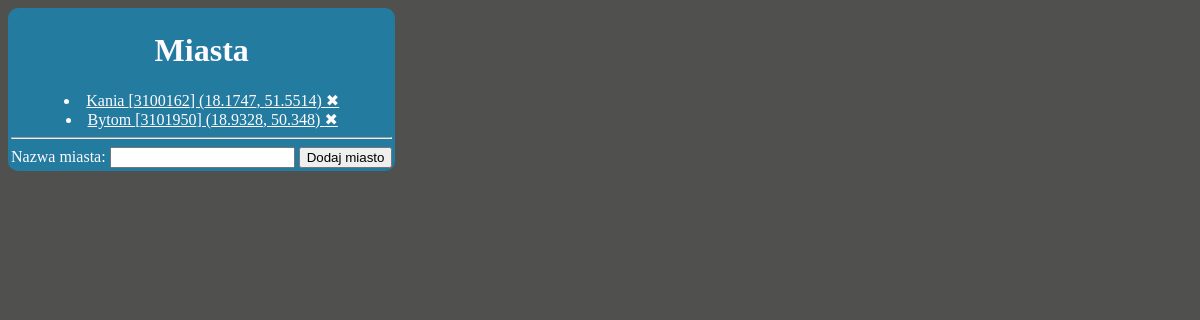
Before: / with the older database file.
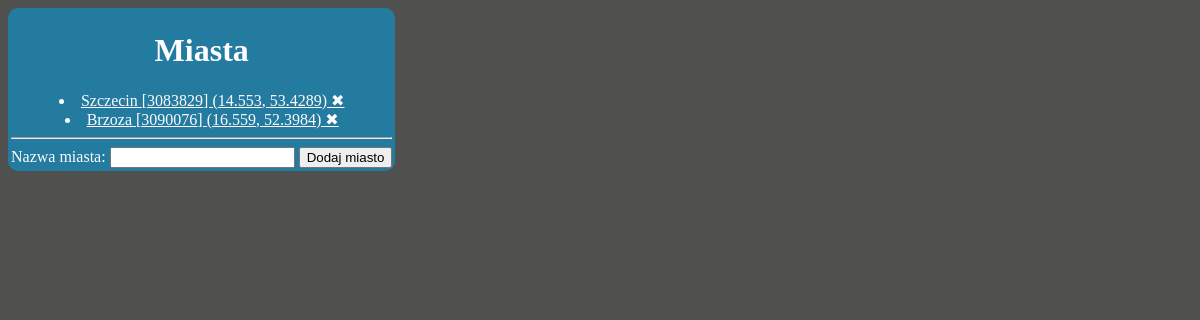
After: the same page with the newer database file.
### weather_stats/models.py (models this page shows, shortened)
class City(models.Model):
    name = models.CharField(max_length=254)
    cityid = models.IntegerField()
    coordlon = models.FloatField()
    coordlat = models.FloatField()

### weather_stats/views.py (the view)
# urls.py: path('', views.index, name='index'),
def index(request):
    miasta = City.objects.all()
    data = {
        'City' : miasta
    }
    return render(request, 'weather_stats/index.html', data)

### weather_stats/templates/weather_stats/index.html (shortened to what this page needs)
{% extends "weather_stats/base.html" %}
{% block body %}
    <h1>Miasta</h1>
    {% for post in City %}
        <li>
            <a href="{{post.id}}">
                {{post.name}} [{{post.cityid}}] ({{post.coordlon}}, {{post.coordlat}})
            </a>
            <a href="/del/{{post.id}}">&#10006;</a>
        </li>
    {% endfor %}
     <hr>
    <form action="{%url 'importapi:importdataapi' %}" method="POST">
    <label>Nazwa miasta:</label>
    <input type="text" id="wpisane_miasto" name="wpisane_miasto">
    <input type="submit" value="Dodaj miasto">
    </form>
{% endblock %}

### weather_stats/templates/weather_stats/base.html (shortened to what this page needs)
{% load static %}
<!DOCTYPE html>
<html>
    <head>
        <link rel="stylesheet" href="{% static 'weather_stats/styles.css' %}"/>
    </head>
    <body>
        <div class="box">
         <div class="wrapper">
        {% block body %}
        {% endblock %}
        </div>
        </div>
    </body>
</html>

### weather_stats/static/weather_stats/styles.css (style rules this page uses)
html, body { background: #50514F; color:#383838 }
.wrapper { margin:0 auto; max-width: 966px; padding:3px; display:inline-block; background:#247BA0; color:#FFFCFF; border-radius: 10px; text-align:center; }
.wrapper a { color:#FFFCFF; }
.box { margin:0; display:block; float:left; }

Changed rows visible on the page:
removed City: name "Kania", cityid "3100162", coordlon "18.1747", coordlat "51.5514"
removed City: name "Bytom", cityid "3101950", coordlon "18.9328", coordlat "50.348"
added City: name "Szczecin", cityid "3083829", coordlon "14.553", coordlat "53.4289"
added City: name "Brzoza", cityid "3090076", coordlon "16.559", coordlat "52.3984"
